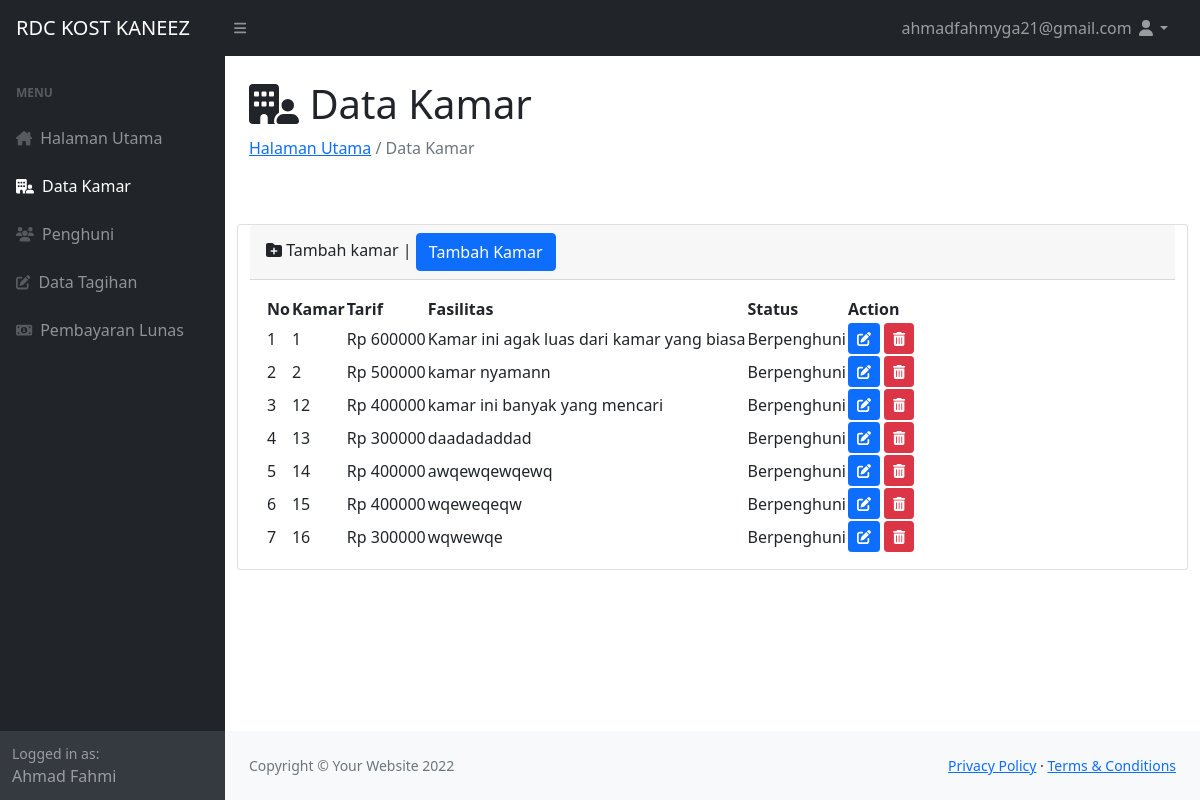
The page /admin/kamar.php (signed in) on the database its author committed.
### tables this page shows
CREATE TABLE `kamar` (
  `idkamar` int NOT NULL,
  `nokamar` int NOT NULL,
  `deskripsi` text NOT NULL,
  `tarif` int NOT NULL,
  `passwordwifi` varchar(15) NOT NULL,
  `idstatus` int NOT NULL DEFAULT '2'
);

CREATE TABLE `status` (
  `idstatus` int NOT NULL,
  `status` varchar(60) NOT NULL
);

### admin/kamar.php (the view, shortened to what this page needs)
<?php
include "../functions.php";
$result2 = mysqli_query($conn, "SELECT * FROM kamar k INNER JOIN status s ON s.idstatus = k.idstatus ORDER BY k.nokamar ASC");
?>
<?php include "../assets/head.php"; ?>
<body class="sb-nav-fixed">
    <nav class="sb-topnav navbar navbar-expand navbar-dark bg-dark">
        <a class="navbar-brand ps-3" href="index.html">RDC KOST KANEEZ</a>
        <button class="btn btn-link btn-sm order-1 order-lg-0 me-4 me-lg-0" id="sidebarToggle" href="#!"><i class="fas fa-bars"></i></button>
        <ul class="navbar-nav ms-auto ms-md-0 me-3 me-lg-4">
            <li class="nav-item dropdown">
                <a class="nav-link dropdown-toggle" id="navbarDropdown" href="#" role="button" data-bs-toggle="dropdown" aria-expanded="false"><?= $_SESSION['email'] ; ?> <i class="fas fa-user fa-fw"></i></a>
            </li>
        </ul>
    </nav>
    <div id="layoutSidenav">
        <div id="layoutSidenav_nav">
            <nav class="sb-sidenav accordion sb-sidenav-dark" id="sidenavAccordion">
                <div class="sb-sidenav-menu">
                    <div class="nav">
                        <div class="sb-sidenav-menu-heading">Menu</div>
                        <a class="nav-link" href="index.php">
                            <div class="sb-nav-link-icon"><i class="fa-solid fa-house-chimney"></i></div>
                            Halaman Utama
                        </a>
                        <a class="nav-link active" href="kamar.php">
                            <div class="sb-nav-link-icon"><i class="fa-solid fa-building-user"></i></div>
                            Data Kamar
                        </a>
                        <a class="nav-link" href="penghuni.php">
                            <div class="sb-nav-link-icon"><i class="fa-solid fa-users"></i></div>
                            Penghuni
                        </a>
                        <a class="nav-link" href="tagihan.php">
                            <div class="sb-nav-link-icon"><i class="fa-solid fa-pen-to-square"></i></div>
                            Data Tagihan
                        </a>
                        <a class="nav-link" href="lunas.php">
                            <div class="sb-nav-link-icon"><i class="fa-solid fa-money-bill-1"></i></div>
                            Pembayaran Lunas
                        </a>
                        <div class="sb-sidenav-menu-heading"></div>
                    </div>
                </div>
                <?php include 'account.php'; ?>
            </nav>
        </div>
        <div id="layoutSidenav_content">
            <main>
                <div class="container-fluid px-4">
                    <h1 class="mt-4"><i class="fa-solid fa-building-user"></i> Data Kamar</h1>
                    <ol class="breadcrumb mb-4">
                        <li class="breadcrumb-item active"><a href="index.php">Halaman Utama</a> / Data Kamar</li>
                    </ol>
                    <div class="row">
                        <div class="row">
                            <div class="col-xl-3">
                                <div class=" mb-2">
                                    <div class="card-body">
                                    </div>
                                </div>
                            </div>
                        </div>
                        <div class="card mb-4">
                            <div class="card-header">
                                <i class="fa-solid fa-folder-plus"></i>
                                Tambah kamar |
                                <button type="button" class="btn btn-primary" data-bs-toggle="modal" data-bs-target="#exampleModal">
                                    Tambah Kamar
                                </button>
                            </div>
                            <div class="card-body">
                                <table id="datatablesSimple">
                                    <thead>
                                        <tr>
                                            <th>No</th>
                                            <th>Kamar</th>
                                            <th>Tarif</th>
                                            <th>Fasilitas</th>
                                            <th>Status</th>
                                            <th>Action</th>
                                        </tr>
                                    </thead>
                                    <tbody>
                                        <?php $i = 1; ?>
                                        <?php while ($row = mysqli_fetch_assoc($result2)) : ?>
                                            <tr>
                                                <td><?= $i; ?></td>
                                                <td><?= $row['nokamar']; ?></td>
                                                <td><?= "Rp ". $row['tarif']; ?></td>
                                                <td><?=  $row['deskripsi'] ; ?></td>
                                                <td><?=  $row['status'] ; ?></td>
                                                <td>
                                                    <a class="btn btn-primary btn-sm" href="editkamar1.php?id=<?= $row['idkamar']; ?>"><i class="fa-solid fa-pen-to-square"></i></a>
                                                    <a class="btn btn-danger btn-sm" href="delete_kamar.php?id=<?= $row['idkamar']; ?>" onclick="return confirm('Apakah anda yakin ingin menghapus kamar <?= $row['nokamar']; ?>');"><i class="fa-solid fa-trash-can"></i></a>
                                                </td>
                                            </tr>
                                            <?php $i++; ?>
                                        <?php endwhile; ?>
                                    </tbody>
                                </table>
                            </div>
                        </div>
                    </div>
            </main>
            <footer class="py-4 bg-light mt-auto">
                <div class="container-fluid px-4">
                    <div class="d-flex align-items-center justify-content-between small">
                        <div class="text-muted">Copyright &copy; Your Website 2022</div>
                        <div>
                            <a href="#">Privacy Policy</a>
                            &middot;
                            <a href="#">Terms &amp; Conditions</a>
                        </div>
                    </div>
                </div>
            </footer>
        </div>
    </div>
</body>
</html>

### rows shown on the page
kamar: nokamar "1", tarif "600000", deskripsi "Kamar ini agak luas dari kamar yang biasa", idstatus.status "Berpenghuni"
kamar: nokamar "2", tarif "500000", deskripsi "kamar nyamann", idstatus.status "Berpenghuni"
kamar: nokamar "12", tarif "400000", deskripsi "kamar ini banyak yang mencari", idstatus.status "Berpenghuni"
kamar: nokamar "13", tarif "300000", deskripsi "daadadaddad", idstatus.status "Berpenghuni"
kamar: nokamar "14", tarif "400000", deskripsi "awqewqewqewq", idstatus.status "Berpenghuni"
kamar: nokamar "15", tarif "400000", deskripsi "wqeweqeqw", idstatus.status "Berpenghuni"
kamar: nokamar "16", tarif "300000", deskripsi "wqwewqe", idstatus.status "Berpenghuni"

### other values the page prints
$_SESSION['email'] "ahmadfahmyga21@gmail.com"
$_SESSION['nama'] "Ahmad Fahmi"
